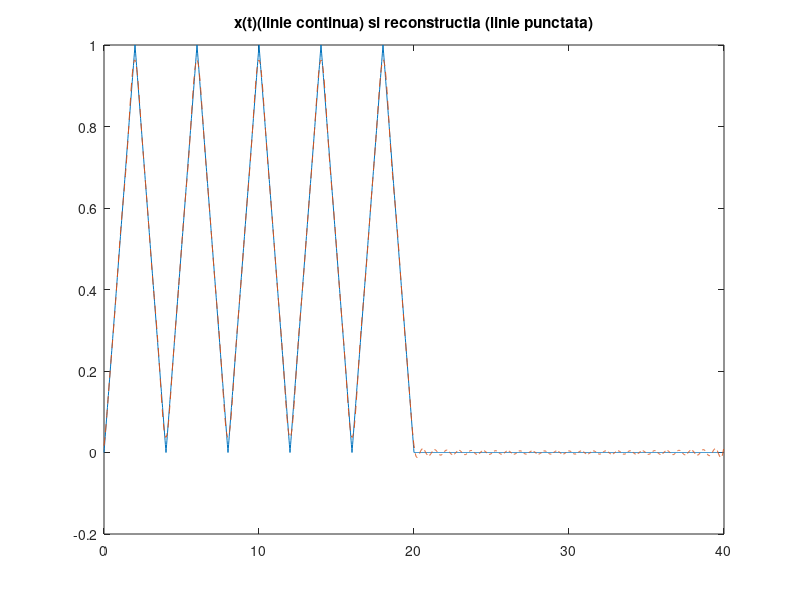
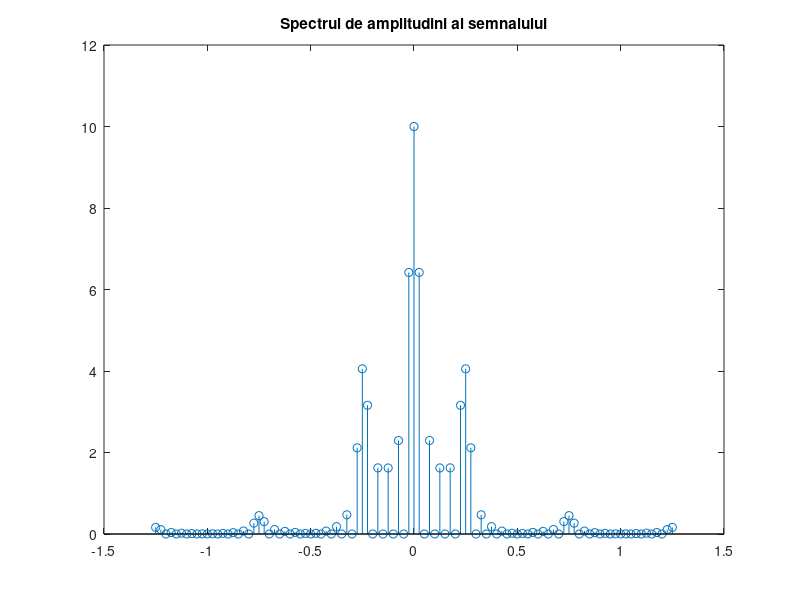

Source code (MATLAB) for these figures, in order:
T=40;                                                          % perioada semnalului x
D=20;                                                           % durata semnalului x_triunghi20
w0=2*pi/T;                                                     % pulsatia semnalului x
timp_triunghi=0:0.02:D;                                        % vectorul timp pt bucata triunghiulara (rezolutia acestuia)
Semnal_triunghiular= sawtooth((pi/2)*timp_triunghi,0.5)/2+0.5; % generarea partii triunghiulare
t = 0:0.02:T;                                                  % vectorul de timp pe o perioada (este rezolutia perioadei)
x = zeros(1,length(t));                                        % initializarea vectorului x
x(t<=D)=Semnal_triunghiular;                                   % creearea semnalului pe o perioada prin suprapunere
figure(1);
plot(t,x);                                                     % afisarea semnalului x(t)
title('x(t)(linie continua) si reconstructia (linie punctata)');
hold on;


for k=-50:50
    x_t = Semnal_triunghiular;
    x_t = x_t .* exp(-j*k*w0*timp_triunghi);                   % vectorul ce trebuie integrat
    X(k+51)=0;                                                 % initializarea coeficientului Xk
    for i = 1: length(timp_triunghi)-1
        X(k+51) = X(k+51) + (timp_triunghi(i+1)-timp_triunghi(i))* (x_t(i)+x_t(i+1))/2; % integrare folosind metoda dreptunghiurilor
    end
end
    


for i = 1: length(t)
    x_reconstruit(i) = 0;                                            % initializarea elementelor vectorului reconstruit
    for k=-50:50
        x_reconstruit(i) = x_reconstruit(i) + (1/T)*X(k+51)*exp(j*k*w0*t(i)); % calcularea sumei
    end
end
plot(t,x_reconstruit,'--');                                          % afisarea semnalului reconstruit cu linie punctata pe acelasi grafic cu semnalul original

figure(2);
w=-50*w0:w0:50*w0;                                                   % generarea vectorului de pulsatii corespunzatoare coeficientilor Xk
stem(w/(2*pi),abs(X));                                               % afisarea spectrului
title('Spectrul de amplitudini al semnalului')


% Cele doua semnale , reconstruit si initial nu vor fi identice deoarece selectarea nr-lui finit de coef. duce 
% la modificarea spectrului, la limite. Semnalele periodice pot fi descrise printr-o suma de cos si sin 
% inmultite cu coef. corespunzatori  Forma de unda a semanlului reconstrui va fi cu atat mai fidela fata
% de cea originala cu cat adaugam mai multi coeficienti in suma, totodata semnalul devine mai abrupt, timpul
% de crestere si descrestere este mai mic
